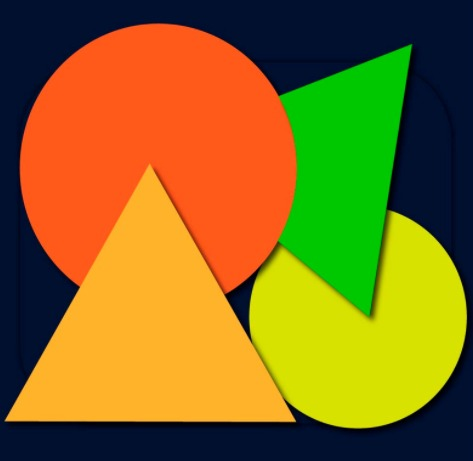
#> input picture models/omes/Detec-objet/06/figure04.jpeg, 473 x 461 px, given in place of figure04.jpg, which was not available
$ python program02.py
#> lines starting #> are read from the running program, lines starting #| are printed output that depends on the picture; after the words box and inside, x2 and y2 are one past the last pixel; in counts of white or black regions, pixels touching at a corner belong together; pictures that were not available may be replaced by others from this repository, and a replacement may not be noted
#!/usr/bin/env python3
# -*- coding: utf-8 -*-
"""
Created on Wed Feb 17 10:04:46 2021
humbralización aplicado a una imagen
@author: jhongvp
"""

import cv2
import numpy as np
import imutils #permite redimensionar una imagen

image=cv2.imread('figure04.jpg',0)
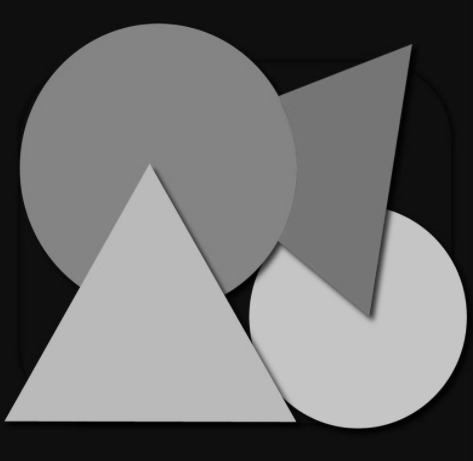
#> image: shape (461, 473); min 0, max 207, mean 107.2
image=imutils.resize(image,width=600)
#> image: shape (584, 600)

_,binarizada=cv2.threshold(image,210,255,cv2.THRESH_BINARY) #el humbral es el 210
#> binarizada: shape (584, 600); every value is 0
_,binarizadaInv=cv2.threshold(image,210,255,cv2.THRESH_BINARY_INV)
#> binarizadaInv: shape (584, 600); every value is 255
#_,Trunc=cv2.threshold(image,210,_,cv2.THRESH_TRUNC)
#_,Toz=cv2.threshold(image,210,_cv2.THRESH_TOZERO)
#_,TozInv=cv2.threshold(image,210,_,cv2.THRESH_TOZERO_INV)

cv2.imshow('Imagen',image)
cv2.imshow('Tipos: Binary - Binary Inv',np.hstack([binarizada,binarizadaInv]))
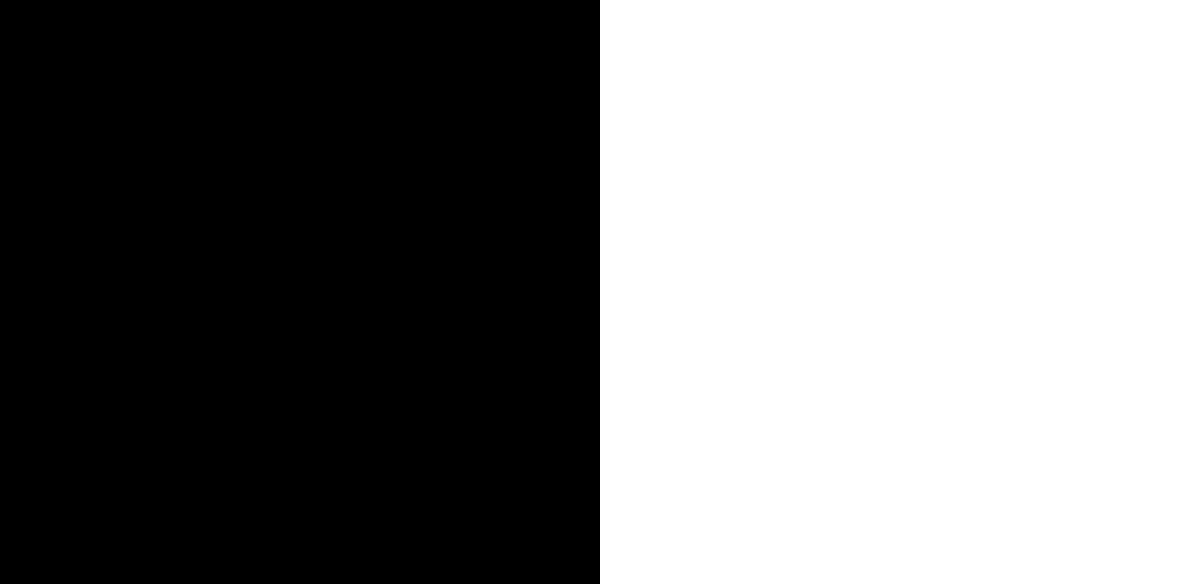
#> window 'Tipos: Binary - Binary Inv': shape (584, 1200); 50% white; 1 white region, box (x1, y1, x2, y2) and area: (600, 0, 1200, 584) 350400
#cv2.imshow('Tipos: Trunc',trunc)
#cv2.imshow('Tipos: Tozero - Tozero Inv', np.hstack([Toz, TozInv]))
cv2.waitKey(0)
cv2.destroyAllWindows()

$ run again, with models/omes/Detec-objet/06/figure06.jpeg copied over models/omes/Detec-objet/06/figure04.jpeg
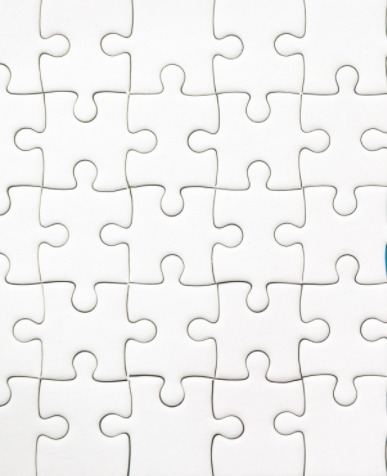
#> input picture models/omes/Detec-objet/06/figure06.jpeg, 387 x 476 px, given in place of figure04.jpg, which was not available
#> `_,binarizada=cv2.threshold(image,210,255,cv2.THRESH_BINARY)`:
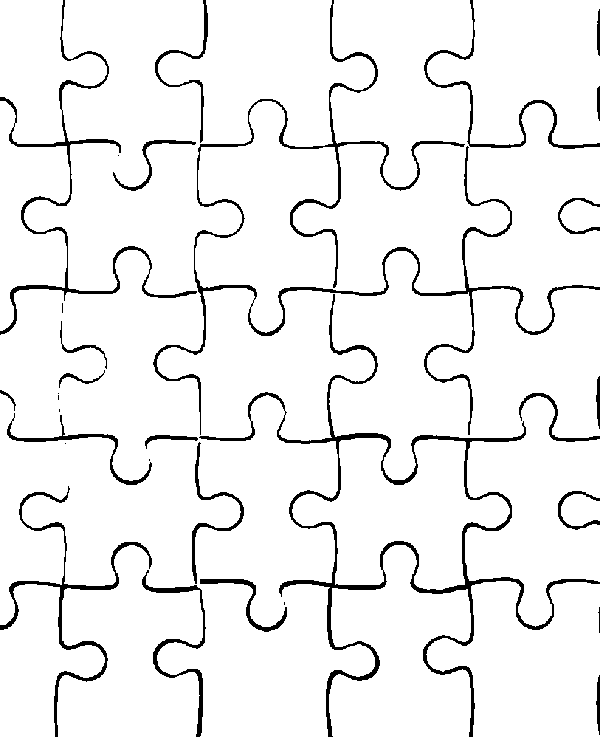
#> binarizada: shape (737, 600); 94% white; 31 black regions (8 under 20 px), largest, box (x1, y1, x2, y2) and area: (199, 294, 600, 737) 7200, (153, 0, 600, 435) 6529, (0, 0, 197, 335) 2658
#> `cv2.imshow('Tipos: Binary - Binary Inv',np.hstack([binarizada,binariza..`:
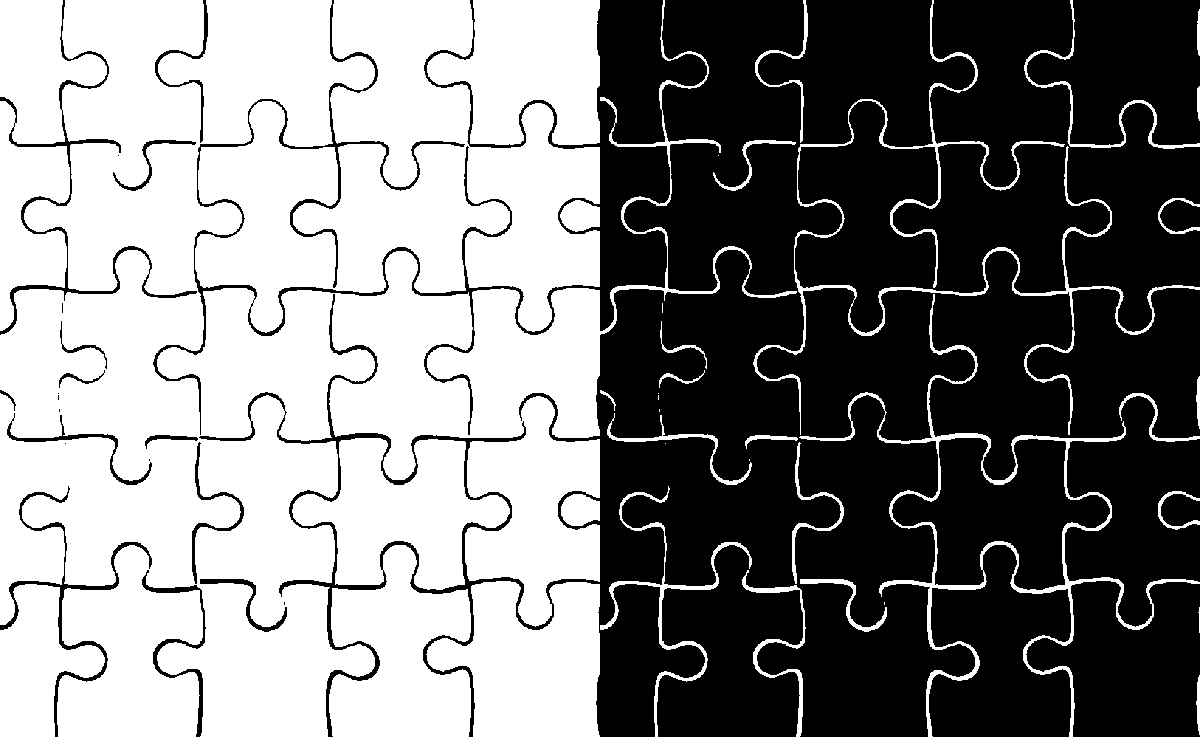
#> window 'Tipos: Binary - Binary Inv': shape (737, 1200); 50% white; 37 white regions (8 under 20 px), largest, box (x1, y1, x2, y2) and area: (0, 0, 797, 737) 333867, (292, 438, 510, 737) 36515, (426, 581, 600, 737) 19056
